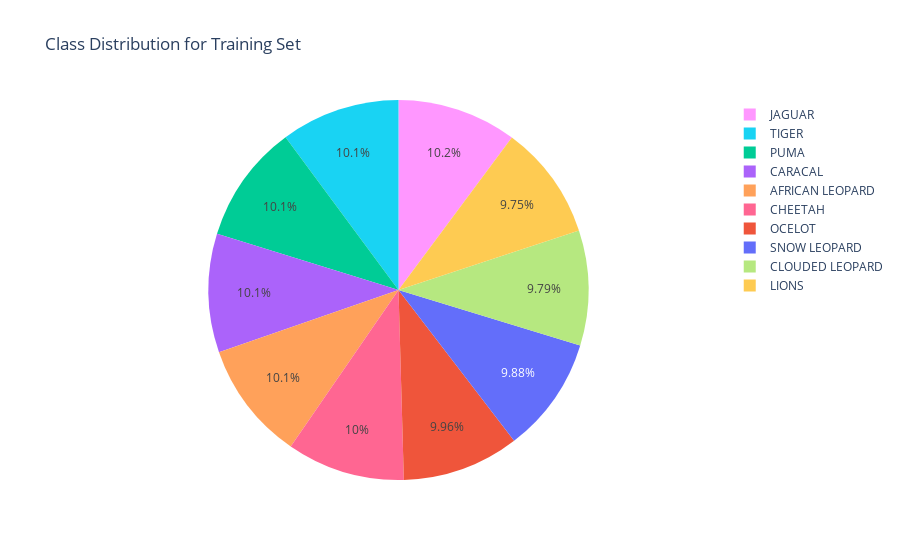
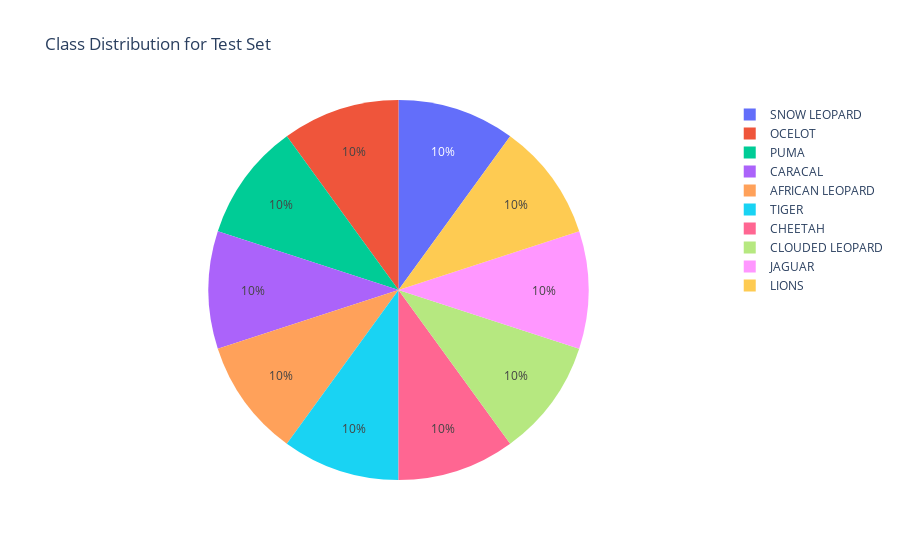
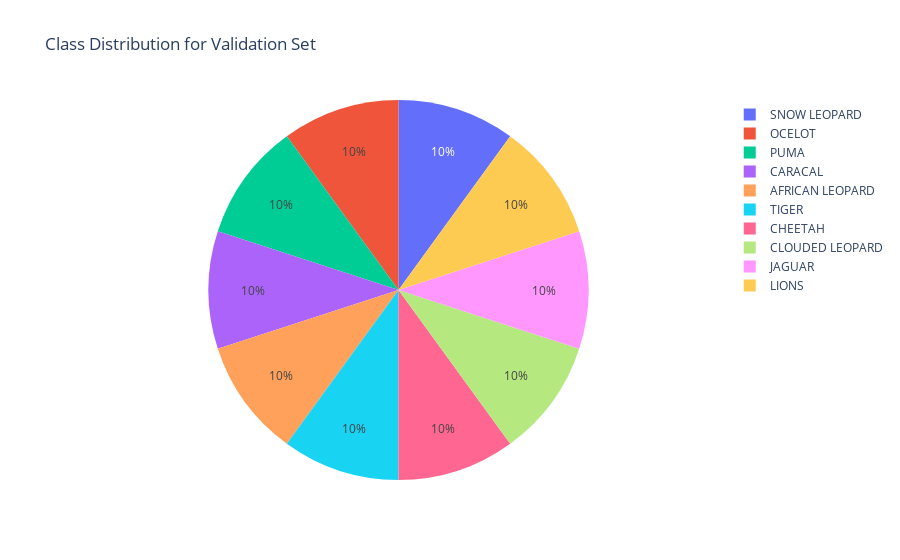

Notebook cell for these charts, in order:
### Markdown cell above
## Class Distribution

Check class distribution for training set, test set, and validation set.

Conveniently, the class distribution looks to be nearly equal across all sets.

### Code cell
plot_class_distribution(train_dir, class_names, "Training Set")
plot_class_distribution(test_dir, class_names, "Test Set")
plot_class_distribution(valid_dir, class_names, "Validation Set")

### Figure 1 — Plotly figure (JSON) as saved in the notebook; plotly's stock layout.template omitted (floating-point values rounded to 4 significant figures)
{"data": [{"customdata": [["SNOW LEOPARD"], ["OCELOT"], ["PUMA"], ["CARACAL"], ["AFRICAN LEOPARD"], ["TIGER"], ["CHEETAH"], ["CLOUDED LEOPARD"], ["JAGUAR"], ["LIONS"]], "domain": {"x": [0, 1], "y": [0, 1]}, "hovertemplate": "label=%{label}<br>value=%{value}<br>color=%{customdata[0]}<extra></extra>", "labels": ["SNOW LEOPARD", "OCELOT", "PUMA", "CARACAL", "AFRICAN LEOPARD", "TIGER", "CHEETAH", "CLOUDED LEOPARD", "JAGUAR", "LIONS"], "legendgroup": "", "marker": {"colors": ["#636efa", "#EF553B", "#00cc96", "#ab63fa", "#FFA15A", "#19d3f3", "#FF6692", "#B6E880", "#FF97FF", "#FECB52"]}, "name": "", "showlegend": true, "type": "pie", "values": [231, 233, 236, 236, 236, 237, 235, 229, 238, 228]}], "layout": {"legend": {"tracegroupgap": 0}, "title": {"text": "Class Distribution for Training Set"}}}

### Figure 2 — Plotly figure (JSON) as saved in the notebook; plotly's stock layout.template omitted (floating-point values rounded to 4 significant figures)
{"data": [{"customdata": [["SNOW LEOPARD"], ["OCELOT"], ["PUMA"], ["CARACAL"], ["AFRICAN LEOPARD"], ["TIGER"], ["CHEETAH"], ["CLOUDED LEOPARD"], ["JAGUAR"], ["LIONS"]], "domain": {"x": [0, 1], "y": [0, 1]}, "hovertemplate": "label=%{label}<br>value=%{value}<br>color=%{customdata[0]}<extra></extra>", "labels": ["SNOW LEOPARD", "OCELOT", "PUMA", "CARACAL", "AFRICAN LEOPARD", "TIGER", "CHEETAH", "CLOUDED LEOPARD", "JAGUAR", "LIONS"], "legendgroup": "", "marker": {"colors": ["#636efa", "#EF553B", "#00cc96", "#ab63fa", "#FFA15A", "#19d3f3", "#FF6692", "#B6E880", "#FF97FF", "#FECB52"]}, "name": "", "showlegend": true, "type": "pie", "values": [5, 5, 5, 5, 5, 5, 5, 5, 5, 5]}], "layout": {"legend": {"tracegroupgap": 0}, "title": {"text": "Class Distribution for Test Set"}}}

### Figure 3 — Plotly figure (JSON) as saved in the notebook; plotly's stock layout.template omitted (floating-point values rounded to 4 significant figures)
{"data": [{"customdata": [["SNOW LEOPARD"], ["OCELOT"], ["PUMA"], ["CARACAL"], ["AFRICAN LEOPARD"], ["TIGER"], ["CHEETAH"], ["CLOUDED LEOPARD"], ["JAGUAR"], ["LIONS"]], "domain": {"x": [0, 1], "y": [0, 1]}, "hovertemplate": "label=%{label}<br>value=%{value}<br>color=%{customdata[0]}<extra></extra>", "labels": ["SNOW LEOPARD", "OCELOT", "PUMA", "CARACAL", "AFRICAN LEOPARD", "TIGER", "CHEETAH", "CLOUDED LEOPARD", "JAGUAR", "LIONS"], "legendgroup": "", "marker": {"colors": ["#636efa", "#EF553B", "#00cc96", "#ab63fa", "#FFA15A", "#19d3f3", "#FF6692", "#B6E880", "#FF97FF", "#FECB52"]}, "name": "", "showlegend": true, "type": "pie", "values": [5, 5, 5, 5, 5, 5, 5, 5, 5, 5]}], "layout": {"legend": {"tracegroupgap": 0}, "title": {"text": "Class Distribution for Validation Set"}}}
